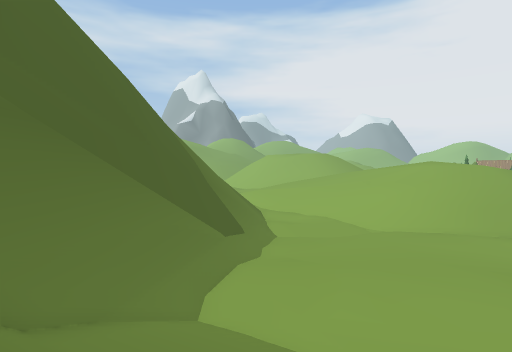
View 1 (above)

12 first-person views from a walk through a Unity game level. The camera is 1.4 m above the floor, tilts 2° down and sees 80° across. The floor is counted in squares, 2 m on a side. Each view is taken from the middle of a square. On the plan, view 1 faces up. The plan holds only what a view shows up to about 10 squares ahead; the rest is blank. The place goes on beyond the plan. The player is left out.

View 2
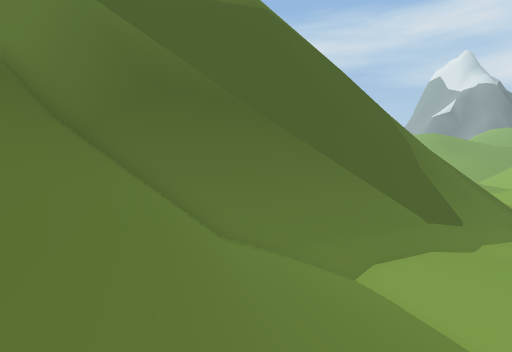

View 3
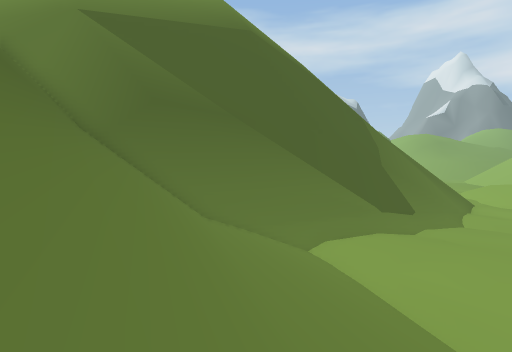

View 4
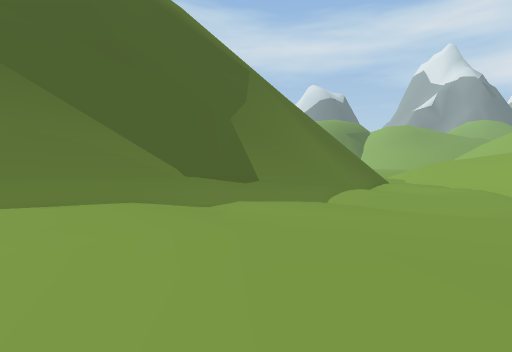

View 5
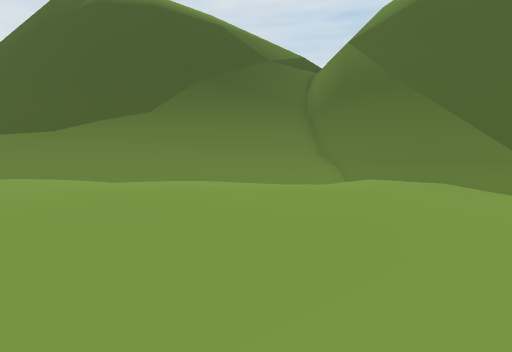

View 6
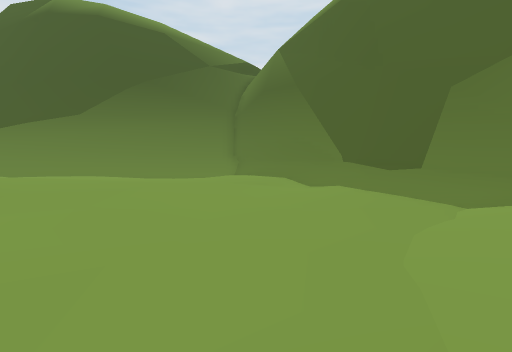

View 7
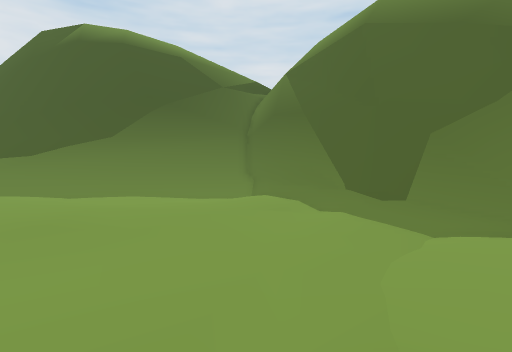

View 8
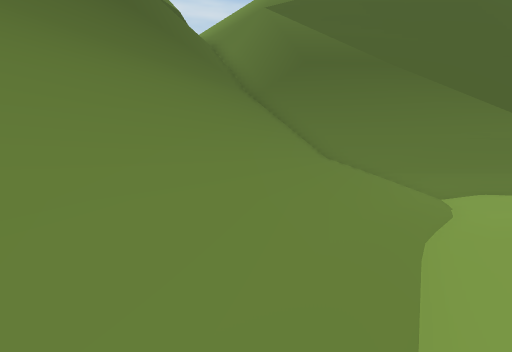

View 9
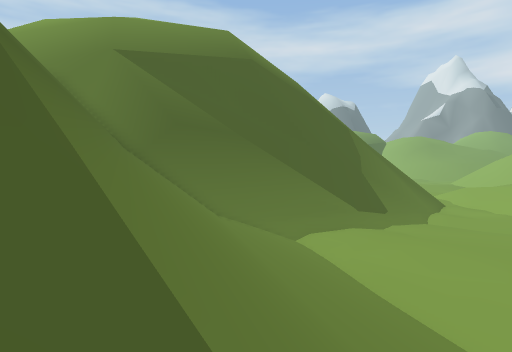

View 10
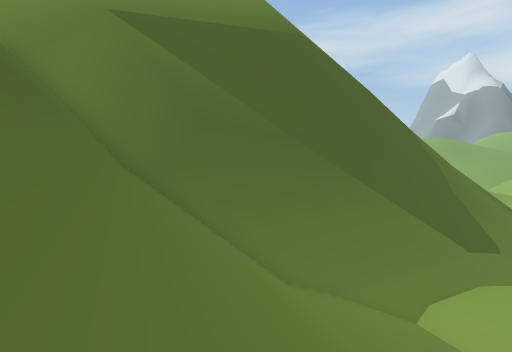

View 11
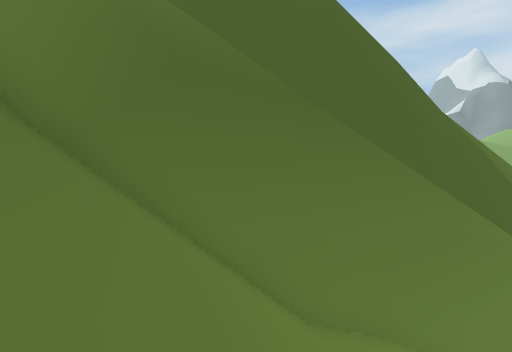

View 12
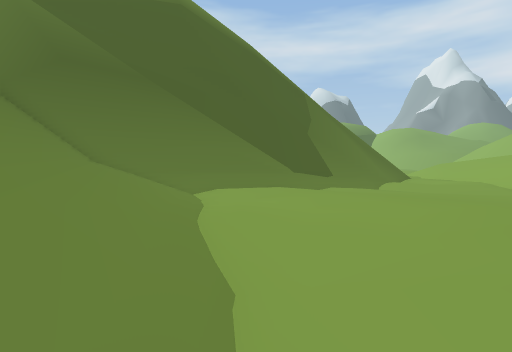

### Floor plan
Key: @ floor where view 1 was taken; # wall or solid block; . main floor; - floor 0.75 m lower than the main floor; : floor 16.75 m higher than the main floor; + floor 17.5 m higher than the main floor; / step, stairs or slope; = window, fence, low wall or low ledge; ^ raised ledge; v drop or lower ground.
Columns run from 11 left of view 1 to 9 right of it. Each row starts with its distance up from view 1.
 19                ./
 18               ../
 17              ..--/  /
 16        /////-------
 15       #///#/--------
 14       #//v#/---------
 13       ^//v#/---------
 12        #v#//--....---
 11      v^#=#//......---
 10      v#= #/........--
  9      vv  #/..........
  8     vvv ^/...........
  7     vvv #/...........
  6     vv  #//--.......
  5    vvv ##////.......
  4   +vv ##//////......
  3   :vv##/////////....
  2  #=v #///////////...
  1 ##vv ##////////////.
  0 # vvv ###//@///// //
 -1         ^^#//////
 -2           ^^##///
 -3             //////

Positions as (right, up) in squares from view 1, and headings:
1: (0, 0), facing up
2: (2, 0), facing up-left
3: (4, -1), facing up-left
4: (6, 7), facing up-left
5: (9, 12), facing down-left
6: (7, 16), facing down-left
7: (9, 17), facing down-left
8: (6, 2), facing left
9: (6, -3), facing up-left
10: (1, -1), facing up-left
11: (-1, 1), facing up-left
12: (7, 1), facing up-left
